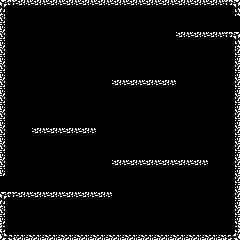

The image is a tile-based game level rendered from a .tmx file. Its description and complete source (layers, tilesets, objects, tile grids) follow:
An orthogonal 15x15 tile map with 16x16 px tiles, 1 tile layer (ground) and 13 objects (6x ground, 5x wall, ceil, spawn_point).

<map version="1.2" tiledversion="1.2.3" orientation="orthogonal" renderorder="right-down" width="15" height="15" tilewidth="16" tileheight="16" infinite="0" nextlayerid="5" nextobjectid="15">
 <tileset firstgid="1" source="tiles.tsx" />
 <layer id="2" name="ground" width="15" height="15">
  <data encoding="csv">
1,2,2,2,2,2,2,2,2,2,2,2,2,2,3,
5,6,6,6,6,6,6,6,6,6,6,6,6,6,6,
5,6,6,6,6,6,6,6,6,6,6,2,2,2,3,
5,6,6,6,6,6,6,6,6,6,6,6,6,6,7,
5,6,6,6,6,6,6,6,6,6,6,6,6,6,7,
5,6,6,6,6,6,6,2,2,2,2,6,6,6,7,
5,6,6,6,6,6,6,6,6,6,6,6,6,6,7,
5,6,6,6,6,6,6,6,6,6,6,6,6,6,7,
5,6,2,2,2,2,6,6,6,6,6,6,6,6,7,
5,6,6,6,6,6,6,6,6,6,6,6,6,6,7,
5,6,6,6,6,6,6,2,2,2,2,2,2,6,7,
6,6,6,6,6,6,6,6,6,6,6,6,6,6,7,
1,2,2,2,2,2,2,6,6,6,6,6,6,6,7,
5,6,6,6,6,6,6,6,6,6,6,6,6,6,7,
9,10,10,10,10,10,10,10,10,10,10,10,10,10,11
</data>
 </layer>
 <objectgroup id="3" name="collisions">
  <object id="1" name="ground" x="112" y="192">
   <polyline points="0,0 -112,0" />
  </object>
  <object id="2" name="ground" x="112" y="160">
   <polyline points="0,0 96,0" />
  </object>
  <object id="3" name="ground" x="96" y="128">
   <polyline points="0,0 -64,0" />
  </object>
  <object id="4" name="ground" x="112" y="80">
   <polyline points="0,0 64,0" />
  </object>
  <object id="5" name="ground" x="240" y="32">
   <polyline points="0,0 -64,0" />
  </object>
  <object id="6" name="wall" x="0" y="192">
   <polyline points="0,0 0,48" />
  </object>
  <object id="7" name="wall" x="240" y="32">
   <polyline points="0,0 0,208" />
  </object>
  <object id="8" name="ground" x="234.5" y="234.375">
   <polyline points="0,0 -229.5,-0.284091" />
  </object>
  <object id="9" name="ceil" x="111.818" y="197.636">
   <polyline points="0,0 -106.364,-0.363636" />
  </object>
  <object id="11" name="wall" x="5.45455" y="234.364">
   <polyline points="0,0 0.181818,-37.0909" />
  </object>
  <object id="12" name="wall" x="234.375" y="37.5">
   <polyline points="0,0 0.375,197.25" />
  </object>
  <object id="13" name="wall" x="5.5" y="5.375">
   <polyline points="0,0 -0.409091,170.716" />
  </object>
 </objectgroup>
 <objectgroup id="4" name="player_spawn">
  <object id="14" name="spawn_point" x="19" y="182.667">
   <point />
  </object>
 </objectgroup>
</map>
